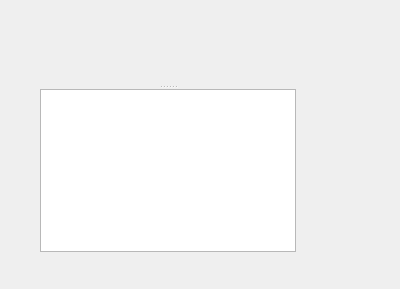
<?xml version="1.0" encoding="UTF-8"?>
<ui version="4.0">
 <class>lightSourceDisplay</class>
 <widget class="QWidget" name="lightSourceDisplay">
  <property name="geometry">
   <rect>
    <x>0</x>
    <y>0</y>
    <width>400</width>
    <height>289</height>
   </rect>
  </property>
  <property name="windowTitle">
   <string>Form</string>
  </property>
  <widget class="QSplitter" name="splitter">
   <property name="geometry">
    <rect>
     <x>40</x>
     <y>60</y>
     <width>256</width>
     <height>192</height>
    </rect>
   </property>
   <property name="orientation">
    <enum>Qt::Vertical</enum>
   </property>
   <widget class="QWidget" name="spectogram" native="true"/>
   <widget class="QTableView" name="spectralPeaks"/>
  </widget>
 </widget>
 <resources/>
 <connections/>
</ui>
